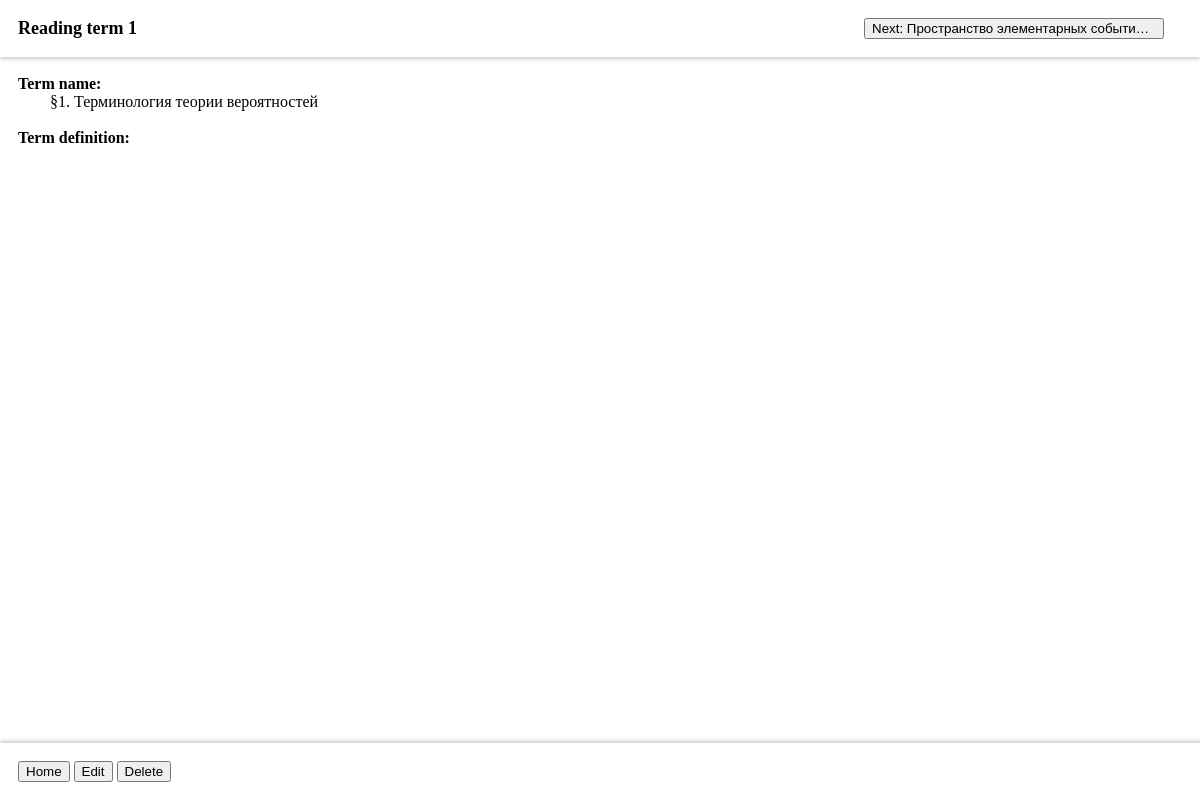
Screenshot of /summary_app/1/ with the database file from the repository.
### summary_app/models.py (models this page shows, shortened)
class Term(models.Model):
	class Type(models.TextChoices):
		UNSPECIFIED = "Unspecified",
		SECTION = "Section",
		TERM = "Term",
		ARTICLE = "Article",
		EXAMPLE = "Example",
		THEOREM = "Theorem"
	type = models.CharField(max_length=20, choices=Type, default=Type.UNSPECIFIED)
	name = models.CharField(max_length=100)
	definition = models.CharField(max_length=1000)

### summary_app/views.py (the view)
# urls.py: path("<int:term_id>/", views.read, name="read"),
def read(request, term_id):
    term = get_object_or_404(Term, pk=term_id)
    prev = Term.objects.filter(id__lt=term_id).order_by("id").last()
    next = Term.objects.filter(id__gt=term_id).order_by("id").first()
    return render(request, "summary_app/read.html", { "term": term, "next": next, "prev": prev })

### summary_app/templatetags/summary_filters.py (called while the page is built)
@register.filter(is_safe=True)
@stringfilter
def link_terms(value, current_term_id=None):
    terms = Term.objects.exclude(id=current_term_id) if current_term_id else Term.objects.all()
    terms = sorted(terms, key=lambda x: len(x.name), reverse=True)
    for term in terms:
        term_name = term.name
        if term_name == '':
            continue
        link = f'<a style="background-color: cyan;" href="{reverse("summary_app:read", args=[term.id])}">{term_name}</a>'
        value = value.replace(term_name.lower(), link.lower())
        value = value.replace(term_name.upper(), link.upper())
        value = value.replace(term_name, link)
    return mark_safe(value)

### summary_app/templates/summary_app/read.html (shortened to what this page needs)
<!DOCTYPE html>
<html>
    <head>
        {% load static %}
        {% load summary_filters %}
        <link rel="stylesheet" href="{% static 'css/base.css' %}">
        <link rel="stylesheet" href="{% static 'css/templates/read.css' %}">
        <link rel="stylesheet" href="{% static 'katex/katex.min.css' %}">
    </head>
    <body>
        <div id="header">
            <a href="{% url 'summary_app:index' %}"><b id="page_name">Reading term {{ term.id }}</b></a>
            <div id="nav_section">
                {% if prev or next %}
                {% if next %}
                    <a id="next" class="nav" href="{% url 'summary_app:read' next.id %}"><button>Next: {{ next.name }}</button></a>
                {% endif %}
            {% endif %}
            </div>
        </div>
        <div id="content">
            <b>Term name:</b><br>
            <span class="pre">&#9{{ term.name }}</span>
            <br><br>
            <b>Term definition:</b>
            <br>
        </div>
        <div id="footer">
            <a href="{% url 'summary_app:index' %}"><button>Home</button></a>
            <a href="{% url 'summary_app:edit' term.id %}"><button>Edit</button></a>
            <a href="{% url 'summary_app:delete_term' term.id %}" onclick="return confirm('Are you sure you want to delete this term?')"><button>Delete</button></a>
        </div>
    </body>
</html>

### summary_app/static/css/base.css (style rules this page uses)
:root { --small_offset: 9px; --offset: 18px; --header_offset: 27px; --header_height: calc(20.8px + 2 * var(--offset)); }
body { margin: 0; }
#page_name { display: inline-block; font-size: large; padding-left: var(--offset); padding-right: var(--offset); }
#header { user-select: none; position: fixed; top: 0; width: 100%; height: var(--header_height); box-shadow: 0 2px 4px rgba(0,0,0,.2); background-color: white; z-index: 1000; display: flex; align-items: center; }
#content { margin-top: var(--header_height); margin-left: var(--offset); margin-bottom: var(--header_height); padding-top: var(--offset); padding-bottom: var(--offset); z-index: 1; max-width: 100%; height: calc(100vh - (var(--header_height) + var(--offset)) * 2); overflow-y: auto; }
#footer { padding: var(--offset); position: fixed; bottom: 0; width: 100%; box-shadow: 0 -2px 4px rgba(0,0,0,.2); background-color: white; z-index: 1000; }
a { color: black; text-decoration: none; }
.pre { white-space: pre; }

### summary_app/static/css/templates/read.css (style rules this page uses)
:root { --small_offset: 9px; --offset: 18px; --header_offset: 27px; --header_height: calc(20.8px + 2 * var(--offset)); }
.nav button { overflow: hidden; text-overflow: ellipsis; white-space: nowrap; max-width: 300px; height: 21.2px; }
#next { margin-left: auto; }
#nav_section { display: flex; align-items: center; width: 600px; margin-left: auto; margin-right: calc(2 * var(--offset)); }

### rows the page displays
Term: id "1", name "§1. Терминология теории вероятностей"
Term: name "Пространство элементарных событи…"
